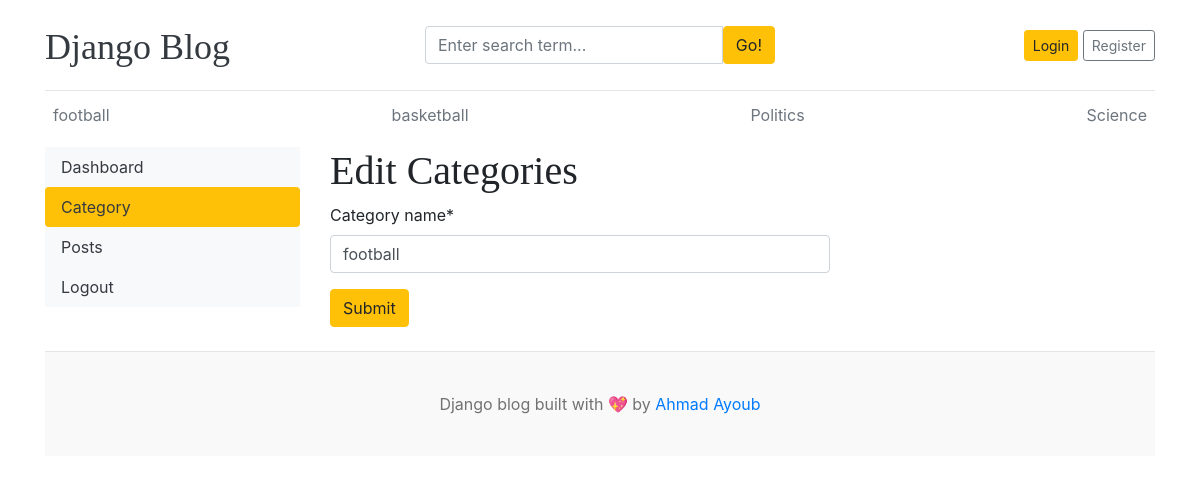
The page /dashboard/categories/edit/1/ on the database its author committed.
### blogs/models.py (models this page shows, shortened)
class Category(models.Model):
    category_name = models.CharField(max_length=50,unique=True)
    create_at = models.DateTimeField(auto_now_add=True)
    updated_at = models.DateTimeField(auto_now=True)
    class Meta:
        verbose_name_plural = "categories"

### dashboards/views.py (the view)
# urls.py: path('categories/edit/<int:pk>/', views.edit_category,name='edit_category'),
def edit_category(request, pk):
    category = get_object_or_404(Category,pk=pk)
    if request.method == 'POST':
        form = CategoryForm(request.POST, instance=category)
        if form.is_valid():
            form.save()
            return redirect('categories')
    form= CategoryForm(instance=category)
    context = {
        'form':form,
        'category':category
    }
    return render(request,'dashboard/edit_category.html',context)

### dashboards/forms.py
class CategoryForm(forms.ModelForm):
    class Meta:
        model = Category
        fields = '__all__'

### blogs/context_processors.py (called while the page is built)
def get_categories(request):
    categories = Category.objects.all()
    return dict(categories=categories)

def get_social_link(request):
    social_link = SocialLink.objects.all()
    return dict(social_link=social_link)

### templates/dashboard/edit_category.html (shortened to what this page needs)
{% extends 'base.html' %}
{% block content %}
{% load crispy_forms_tags %}
<div class="row">
   {% include 'dashboard/sidebar.html' %}
    <div class="col-md-9">
        <h1>Edit Categories</h1>
        <form action="{% url 'edit_category' category.id %}" method="POST" style="width: 500px;">
            {{ form | crispy }}
            <button type="submit" class="btn btn-warning">Submit</button>
        </form>
        <br>
    </div>
</div>
{% endblock %}

### templates/base.html (shortened to what this page needs)
{% load static %}
<!DOCTYPE html>
<html lang="en">
<head>
    <link href="https://getbootstrap.com/docs/4.0/dist/css/bootstrap.min.css" rel="stylesheet">
    <link href="{% static 'css/blog.css' %}" rel="stylesheet">
    <link rel="stylesheet" href="https://cdnjs.cloudflare.com/ajax/libs/font-awesome/4.7.0/css/font-awesome.min.css">
  </head>
<body>
    <div class="container">
      <header class="blog-header py-3">
        <div class="row flex-nowrap justify-content-between align-items-center">
          <div class="col-4 pt-1">
            <a class="blog-header-logo text-dark" href="/">Django Blog</a>
          </div>
          <div class="col-4">
            <form action="{% url 'search' %}" method="GET">
              <div class="input-group">
                <input class="form-control" type="text" name="keyword" value="{{ keyword }}" placeholder="Enter search term..." aria-label="Enter search term..." aria-describedby="button-search" />
                <button type="submit" class="btn btn-warning" id="button-search" type="button">Go!</button>
            </div>
            </form>
          </div>
          <div class="col-4 d-flex justify-content-end align-items-center">
            {% if not user.is_authenticated %}
            <a class="btn btn-sm btn-warning" href="{% url 'login' %}">Login</a> &nbsp;
            <a class="btn btn-sm btn-outline-secondary" href="{% url 'register' %}">Register</a>
            {% else %}
            <span><a href="{% url 'dashboard' %}">Dashboard</a></span>
            &emsp;
            <span><a href="{% url 'logout' %}">Logout</a></span>
            {% endif %}
          </div>
        </div>
      </header>
      <div class="nav-scroller py-1 mb-2">
        <nav class="nav d-flex justify-content-between">
          {% for cat in categories %}
          <a class="p-2 text-muted" href="{% url 'posts_by_category' cat.id %}">{{ cat.category_name }}</a>
          {% endfor %}
        </nav>
      </div>
{% block content %}
{% endblock %}
<footer class="blog-footer">
    <p>Django blog built with 💖 by <a href="#">Ahmad Ayoub</a></p>
  </footer>
  </body>
  </html>

### blog_main/static/css/blog.css (style rules this page uses)
.blog-header { border-bottom: 1px solid #e5e5e5; }
.blog-header-logo { font-family: "Playfair Display", Georgia, "Times New Roman", serif; font-size: 2.25rem; }
h1, h2, h3, h4, h5, h6 { font-family: "Playfair Display", Georgia, "Times New Roman", serif; }
.blog-footer { padding: 2.5rem 0; color: #727272; text-align: center; background-color: #f9f9f9; border-top: .05rem solid #e5e5e5; }
.blog-footer p:last-child { margin-bottom: 0; }

### rows shown on the page
Category: category_name "football"
Category: category_name "basketball"
Category: category_name "Politics"
Category: category_name "Science"
